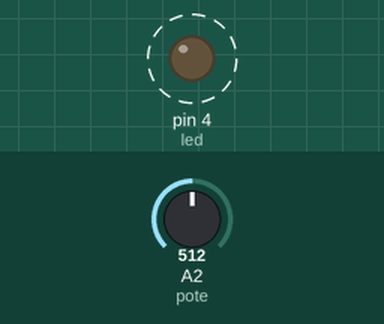
Bench run of a sketch on a simulated Arduino Uno, built with avr-gcc and run on an emulated ATmega328P. Shown: output pins drawn as LEDs (lit = HIGH). Dashed ring = blinking. The test bench sets the inputs (shaded band); at power-on: A2 (pote) = 512.

Above: at 0.88 s.
1.4 s: A2 (pote) set to 0
At 2.7 s:
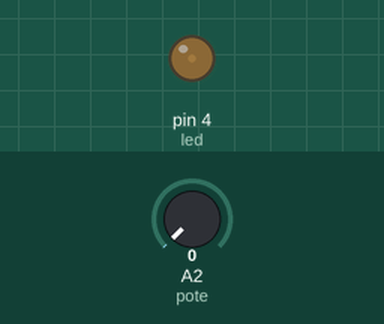
3.0 s: A2 (pote) set to 4
At 3.6 s:
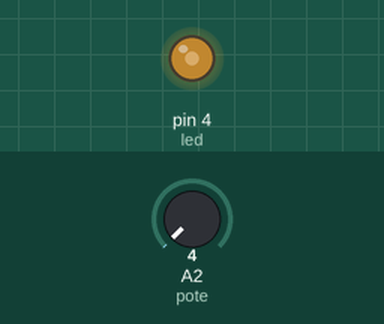
4.5 s: A2 (pote) set to 122
At 4.75 s:
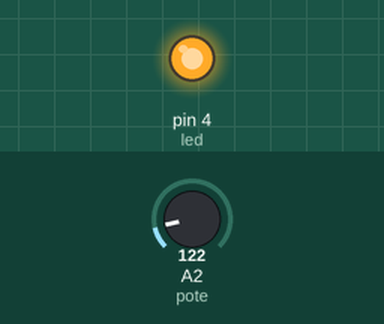
Timing chart, 0 to 13.5 s (numbered marks = the images above; inputs shaded):
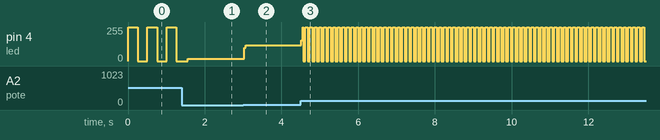

Measured:
- the behaviour switches between 2 and 3 on A2 (pote) (found by bisection; images 1 and 2)
- after the input at 3.0 s, pin 4 (led): 16/255 → 118/255 at once
- after the input at 4.5 s, pin 4 (led): 118/255 → 156/255 at once, then moves between 0/255 and 255/255, repeating every 0.24 s

The sketch:

2-f.ino
```cpp
#define led 4
int pote = A2;
int poteVal;
int time;

void setup()
{
  pinMode(led, OUTPUT);
  pinMode(pote, INPUT);
  Serial.begin(9600);
}

void loop()
{
  poteVal = analogRead(pote);
  //mapeo el valor
  time = map(poteVal,0,1013,0,1000) /2.0;
  //encendido del led y funcionamiento de la consigna
  analogWrite(led, 255);
  delay(time);
  analogWrite(led, 0);
  delay(time);

}
```
